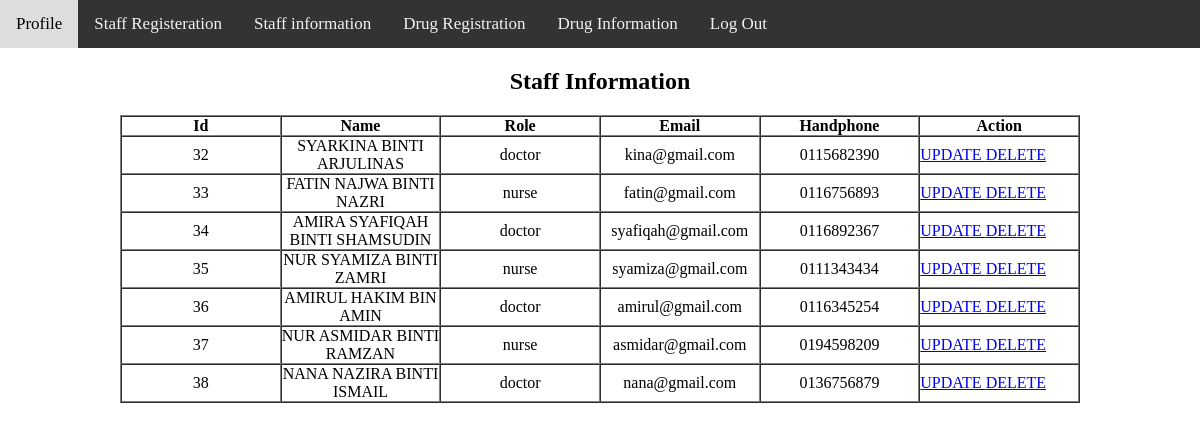
Screenshot of /admin/user_list.php (signed in) with the database file from the repository.
### tables this page shows
CREATE TABLE `user` (
  `id` int(5) NOT NULL,
  `user_name` text NOT NULL,
  `password` varchar(20) NOT NULL,
  `Role` varchar(30) NOT NULL,
  `email` text NOT NULL,
  `phone_no` varchar(11) NOT NULL,
  `name` text NOT NULL
);

### admin/user_list.php (the view, shortened to what this page needs)
 <div class="topnav" id="myTopnav">
   <a href="dashboard.php">Profile</a>
  <a href="register.php">Staff Registeration</a>
  <a href="user_list.php">Staff information</a>
  <a href="drug_registration.php">Drug Registration</a>
  <a href="drug_information.php">Drug Information</a>
 <a href="../logout.php">Log Out</a>
</div>
<?php
 $result = mysql_query("SELECT * FROM user WHERE name !='Admin'");
?>
<div class="wrapper row3">
  <div class="rnd">
    <div id="container" class="clear">
      <center><h2>Staff Information</h2><center>
           <table cellpadding="0" cellspacing="0" border="1" class="stdtable" id="dyntable" width="80%">
                <thead>
                    <tr>
                        <th class="head1" style="width: 15%;">Id</th>
						 <th class="head1" style="width:15%;">Name</th>
                        <th class="head1" style="width: 15%;">Role</th>
                         <th class="head1" style="width: 15%;">Email</th>
                        <th class="head0" style="width: 15%;">Handphone</th>
                        <th class="head1 nosort" style="width: 15%;">Action</th>
                    </tr>
                </thead>
                <tbody>
                    <?php
                    while($db_field = mysql_fetch_array($result)) {?>
                    <tr class="gradeA">
						<td align="center"><?php echo $db_field['id']; ?></td>
                        <td align="center"><?php echo $db_field['name']; ?></td>
						<td align="center"><?php echo $db_field['Role']; ?></td>
                        <td align="center"><?php echo $db_field['email']; ?></td>
                        <td align="center"><?php echo $db_field['phone_no']; ?></td>
					   <td><a href="admin_edit.php<?php echo '?id='.$db_field['id']; ?>" >UPDATE
					<a href="delete_user.php<?php echo '?id='.$db_field['id']; ?>" >DELETE</td>
                    </tr>
                    <?php } ?>
                </tbody>
            </table>
      <p>&nbsp;</p>
    </div>
  </div>
</div>

### admin/user_list.php (style rules this page uses)
.topnav { overflow: hidden; background-color: #333; }
.topnav a { float: left; display: block; color: #f2f2f2; text-align: center; padding: 14px 16px; text-decoration: none; font-size: 17px; }

### rows the page displays
user: id "32", name "SYARKINA BINTI ARJULINAS", Role "doctor", email "kina@gmail.com", phone_no "0115682390"
user: id "33", name "FATIN NAJWA BINTI NAZRI", Role "nurse", email "fatin@gmail.com", phone_no "0116756893"
user: id "34", name "AMIRA SYAFIQAH BINTI SHAMSUDIN", Role "doctor", email "syafiqah@gmail.com", phone_no "0116892367"
user: id "35", name "NUR SYAMIZA BINTI ZAMRI", Role "nurse", email "syamiza@gmail.com", phone_no "0111343434"
user: id "36", name "AMIRUL HAKIM BIN AMIN", Role "doctor", email "amirul@gmail.com", phone_no "0116345254"
user: id "37", name "NUR ASMIDAR BINTI RAMZAN", Role "nurse", email "asmidar@gmail.com", phone_no "0194598209"
user: id "38", name "NANA NAZIRA BINTI ISMAIL", Role "doctor", email "nana@gmail.com", phone_no "0136756879"
